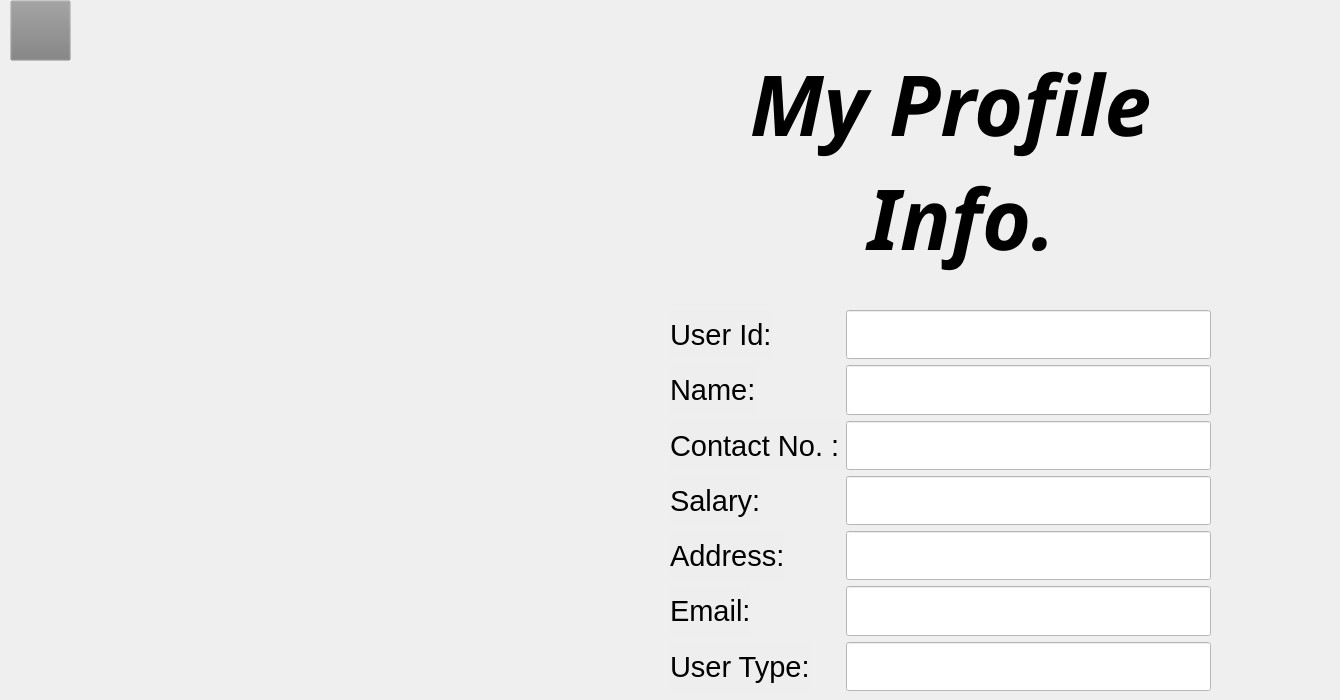
    <widget class="QWidget" name="ExtraPage2">
     <widget class="QLabel" name="label_293">
      <property name="geometry">
       <rect>
        <x>570</x>
        <y>40</y>
        <width>761</width>
        <height>241</height>
       </rect>
      </property>
      <property name="font">
       <font>
        <family>JasmineUPC</family>
        <pointsize>63</pointsize>
        <weight>75</weight>
        <italic>true</italic>
        <bold>true</bold>
       </font>
      </property>
      <property name="styleSheet">
       <string notr="true">background-color: rgb(128, 128, 128, 0.001);</string>
      </property>
      <property name="text">
       <string>My Profile
 Info.</string>
      </property>
      <property name="alignment">
       <set>Qt::AlignCenter</set>
      </property>
     </widget>
     <widget class="QPushButton" name="myprofile_backbutton">
      <property name="geometry">
       <rect>
        <x>10</x>
        <y>0</y>
        <width>61</width>
        <height>61</height>
       </rect>
      </property>
      <property name="styleSheet">
       <string notr="true">background-color: rgb(128, 128, 128, 0.01);
border-image: url(:/back-button.png);</string>
      </property>
      <property name="text">
       <string/>
      </property>
     </widget>
     <widget class="QWidget" name="layoutWidget_2">
      <property name="geometry">
       <rect>
        <x>670</x>
        <y>310</y>
        <width>541</width>
        <height>381</height>
       </rect>
      </property>
      <layout class="QFormLayout" name="formLayout_15">
       <item row="0" column="0">
        <widget class="QLabel" name="label_294">
         <property name="font">
          <font>
           <pointsize>22</pointsize>
          </font>
         </property>
         <property name="styleSheet">
          <string notr="true">background-color:rgb(128,128,128,0.01);</string>
         </property>
         <property name="text">
          <string>User Id:</string>
         </property>
        </widget>
       </item>
       <item row="0" column="1">
        <widget class="QLineEdit" name="lineEdit_67">
         <property name="enabled">
          <bool>false</bool>
         </property>
         <property name="sizePolicy">
          <sizepolicy hsizetype="Expanding" vsizetype="Expanding">
           <horstretch>0</horstretch>
           <verstretch>0</verstretch>
          </sizepolicy>
         </property>
         <property name="font">
          <font>
           <pointsize>14</pointsize>
          </font>
         </property>
         <property name="styleSheet">
          <string notr="true">
background-color: white;</string>
         </property>
         <property name="alignment">
          <set>Qt::AlignCenter</set>
         </property>
        </widget>
       </item>
       <item row="1" column="0">
        <widget class="QLabel" name="label_159">
         <property name="font">
          <font>
           <pointsize>22</pointsize>
          </font>
         </property>
         <property name="styleSheet">
          <string notr="true">background-color:rgb(128,128,128,0.01);</string>
         </property>
         <property name="text">
          <string>Name:</string>
         </property>
        </widget>
       </item>
       <item row="1" column="1">
        <widget class="QLineEdit" name="lineEdit_68">
         <property name="enabled">
          <bool>false</bool>
         </property>
         <property name="sizePolicy">
          <sizepolicy hsizetype="Expanding" vsizetype="Expanding">
           <horstretch>0</horstretch>
           <verstretch>0</verstretch>
          </sizepolicy>
         </property>
         <property name="font">
          <font>
           <pointsize>14</pointsize>
          </font>
         </property>
         <property name="styleSheet">
          <string notr="true">
background-color: white;</string>
         </property>
         <property name="alignment">
          <set>Qt::AlignCenter</set>
         </property>
         <property name="placeholderText">
          <string/>
         </property>
        </widget>
       </item>
       <item row="2" column="0">
        <widget class="QLabel" name="label_160">
         <property name="font">
          <font>
           <pointsize>22</pointsize>
          </font>
         </property>
         <property name="styleSheet">
          <string notr="true">background-color:rgb(128,128,128,0.01);</string>
         </property>
         <property name="text">
          <string>Contact No. :</string>
         </property>
        </widget>
       </item>
       <item row="2" column="1">
        <widget class="QLineEdit" name="lineEdit_69">
         <property name="enabled">
          <bool>false</bool>
         </property>
         <property name="sizePolicy">
          <sizepolicy hsizetype="Expanding" vsizetype="Expanding">
           <horstretch>0</horstretch>
           <verstretch>0</verstretch>
          </sizepolicy>
         </property>
         <property name="font">
          <font>
           <pointsize>14</pointsize>
          </font>
         </property>
         <property name="styleSheet">
          <string notr="true">
background-color: white;</string>
         </property>
         <property name="alignment">
          <set>Qt::AlignCenter</set>
         </property>
         <property name="placeholderText">
          <string/>
         </property>
        </widget>
       </item>
       <item row="3" column="0">
        <widget class="QLabel" name="label_161">
         <property name="font">
          <font>
           <pointsize>22</pointsize>
          </font>
         </property>
         <property name="styleSheet">
          <string notr="true">background-color:rgb(128,128,128,0.01);</string>
         </property>
         <property name="text">
          <string>Salary:</string>
         </property>
        </widget>
       </item>
       <item row="3" column="1">
        <widget class="QLineEdit" name="lineEdit_70">
         <property name="enabled">
          <bool>false</bool>
         </property>
         <property name="sizePolicy">
          <sizepolicy hsizetype="Expanding" vsizetype="Expanding">
           <horstretch>0</horstretch>
           <verstretch>0</verstretch>
          </sizepolicy>
         </property>
         <property name="font">
          <font>
           <pointsize>14</pointsize>
          </font>
         </property>
         <property name="styleSheet">
          <string notr="true">
background-color: white;</string>
         </property>
         <property name="alignment">
          <set>Qt::AlignCenter</set>
         </property>
         <property name="placeholderText">
          <string/>
         </property>
        </widget>
       </item>
       <item row="4" column="0">
        <widget class="QLabel" name="label_162">
         <property name="font">
          <font>
           <pointsize>22</pointsize>
          </font>
         </property>
         <property name="styleSheet">
          <string notr="true">background-color:rgb(128,128,128,0.01);</string>
         </property>
         <property name="text">
          <string>Address:</string>
         </property>
        </widget>
       </item>
       <item row="4" column="1">
        <widget class="QLineEdit" name="lineEdit_77">
         <property name="enabled">
          <bool>false</bool>
         </property>
         <property name="sizePolicy">
          <sizepolicy hsizetype="Expanding" vsizetype="Expanding">
           <horstretch>0</horstretch>
           <verstretch>0</verstretch>
          </sizepolicy>
         </property>
         <property name="font">
          <font>
           <pointsize>14</pointsize>
          </font>
         </property>
         <property name="styleSheet">
          <string notr="true">
background-color: white;</string>
         </property>
         <property name="alignment">
          <set>Qt::AlignCenter</set>
         </property>
         <property name="placeholderText">
          <string/>
         </property>
        </widget>
       </item>
       <item row="5" column="0">
        <widget class="QLabel" name="label_163">
         <property name="font">
          <font>
           <pointsize>22</pointsize>
          </font>
         </property>
         <property name="styleSheet">
          <string notr="true">background-color:rgb(128,128,128,0.01);</string>
         </property>
         <property name="text">
          <string>Email:</string>
         </property>
        </widget>
       </item>
       <item row="5" column="1">
        <widget class="QLineEdit" name="lineEdit_83">
         <property name="enabled">
          <bool>false</bool>
         </property>
         <property name="sizePolicy">
          <sizepolicy hsizetype="Expanding" vsizetype="Expanding">
           <horstretch>0</horstretch>
           <verstretch>0</verstretch>
          </sizepolicy>
         </property>
         <property name="font">
          <font>
           <pointsize>14</pointsize>
          </font>
         </property>
         <property name="styleSheet">
          <string notr="true">
background-color: white;</string>
         </property>
         <property name="alignment">
          <set>Qt::AlignCenter</set>
         </property>
         <property name="placeholderText">
          <string/>
         </property>
        </widget>
       </item>
       <item row="6" column="0">
        <widget class="QLabel" name="label_295">
         <property name="font">
          <font>
           <pointsize>22</pointsize>
          </font>
         </property>
         <property name="styleSheet">
          <string notr="true">background-color:rgb(128,128,128,0.01);</string>
         </property>
         <property name="text">
          <string>User Type:</string>
         </property>
        </widget>
       </item>
       <item row="6" column="1">
        <widget class="QLineEdit" name="lineEdit_84">
         <property name="enabled">
          <bool>false</bool>
         </property>
         <property name="sizePolicy">
          <sizepolicy hsizetype="Expanding" vsizetype="Expanding">
           <horstretch>0</horstretch>
           <verstretch>0</verstretch>
          </sizepolicy>
         </property>
         <property name="font">
          <font>
           <pointsize>14</pointsize>
          </font>
         </property>
         <property name="styleSheet">
          <string notr="true">
background-color: white;</string>
         </property>
         <property name="alignment">
          <set>Qt::AlignCenter</set>
         </property>
         <property name="placeholderText">
          <string/>
         </property>
        </widget>
       </item>
      </layout>
     </widget>
    </widget>
